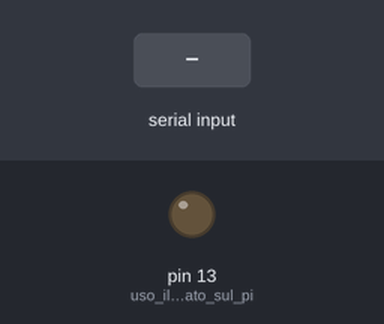
A sketch run on a simulated Arduino Uno, built with avr-gcc and run on an emulated ATmega328P. On the bench: output pins drawn as LEDs (lit = HIGH). The test bench sets the inputs (shaded band). What the sketch prints to the serial monitor is not drawn.

Above: at 1.2 s.
1.3 s: "H" received over Serial
At 1.9 s:
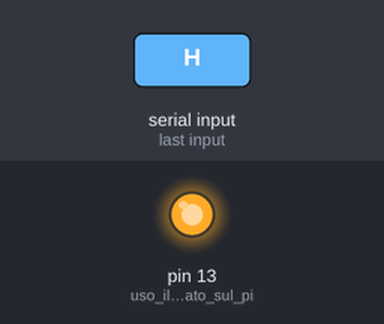
2.8 s: "L" received over Serial
At 4.2 s:
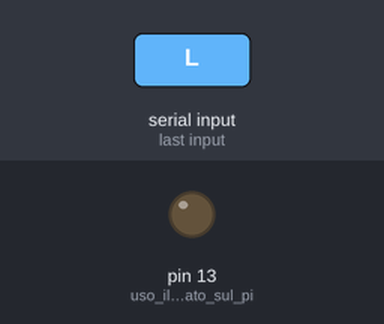
Timing chart, 0 to 5.8 s (numbered marks = the images above; inputs shaded):
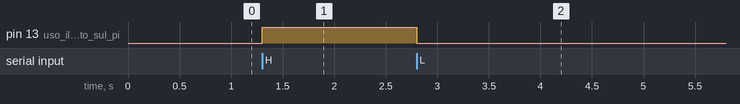

Measured:
- after the input at 1.3 s, pin 13 (uso_il_led_montato_sul_pi): LOW → HIGH at once
- after the input at 2.8 s, pin 13 (uso_il_led_montato_sul_pi): HIGH → LOW at once

The sketch:

SerialLed.ino
```cpp
/******************************************************************************
Programma per comandare l'accensione e lo spegnimento del led integrato sulla
scheda Arduino da tastiera.
Per riferimento vedi:
https://learn.adafruit.com/adafruit-arduino-lesson-5-the-serial-monitor/arduino-code
******************************************************************************/

void setup(){
  pinMode(13, OUTPUT);                                                // uso il led montato sul pin 13
  Serial.begin(9600);                                                 // arduino comunica attraverso la porta seriale a 9600 baud
  Serial.println("Digita H o L per accendere o spegnere il led:");    // messaggio da stampare solo 1 volta all'inizio
}

void loop(){
  if (Serial.available())             // tutto il codice del loop è contenuto nell'if. Se non è possibile avviare una comunicazione seriale nulla viene eseguito
  {
    char tasto = Serial.read();       // leggo il tasto premuto come un carattere char
    if (tasto == 'L')
    {
      digitalWrite(13, LOW);          // se il tasto premuto è L spengo il led
    }
    if (tasto == 'H')
    {
      digitalWrite(13, HIGH);         // se il tasto premuto è H accendo il led
    }
  }
}
```
